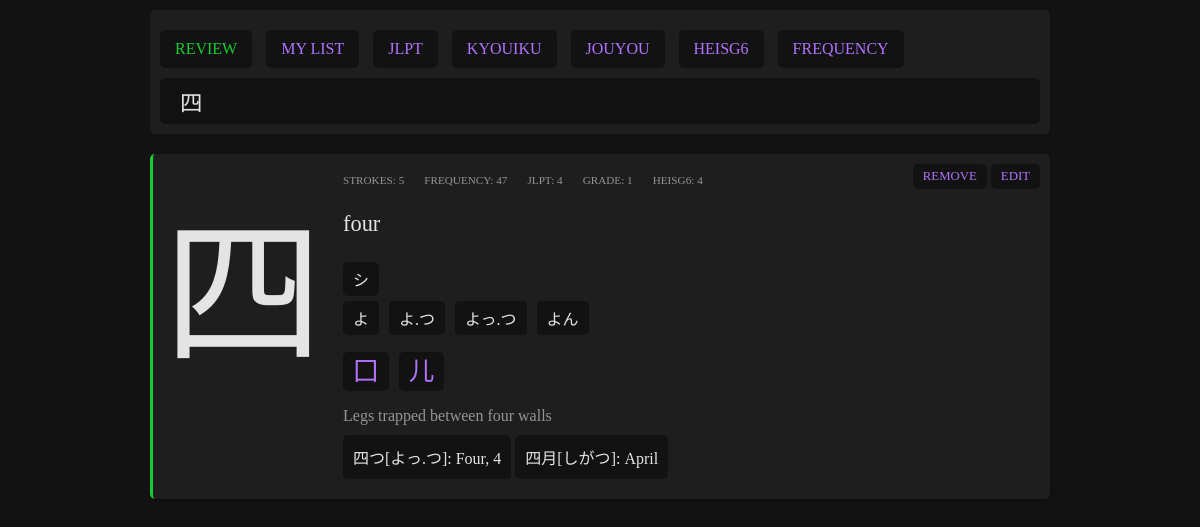
/index.php?query=四, run on the app's committed database.
### tables this page shows
CREATE TABLE "kanjis" (
	"literal"	TEXT NOT NULL UNIQUE,
	"meanings"	TEXT NOT NULL,
	"onReadings"	TEXT,
	"kunReadings"	TEXT,
	"strokes"	INTEGER,
	"frequency"	INTEGER,
	"jlpt"	INTEGER,
	"grade"	INTEGER,
	"heisg6"	INTEGER,
	"components"	TEXT,
	"other_forms"	TEXT,
	PRIMARY KEY("literal")
);

CREATE TABLE "words" (
	"word"	TEXT,
	"hiragana"	TEXT,
	"meaning"	TEXT
);

### helper.php (called while the page is built, shortened)
<?php
function itHasKanji($str) {
    return preg_match('/[\p{Han}]+/u', $str) > 0;
}
function obtainKanjis($str) {
    preg_match_all('/[p\p{Han}]/u', $str, $matches);
    return $matches;
}

### index.php (the view, shortened to what this page needs)
<?php require 'helper.php'; ?>
<?php
$myPDO = new PDO('sqlite:data/kanjis.db');
$entries = [];
if(isset($_GET['query'])) {
    if(empty($_GET['query'])) {
        $error = "Don't leave the search empty.";
    } else {
        if(itHasJapanese($_GET['query'])) {
            if(itHasKanji($_GET['query'])) {
                $kanjis = obtainKanjis($_GET['query'])[0];
                $str = '';
                foreach($kanjis as $kanji) {
                    $str .= " kanjis.literal = ?";
                }
                $sql = "SELECT kanjis.*, kanjis_study.story, kanjis_study.score, kanjis_study.added FROM kanjis LEFT JOIN kanjis_study ON kanjis.literal = kanjis_study.literal WHERE " . $str;
                $stmt = $myPDO->prepare($sql);
                $results = $stmt->execute($kanjis);
            }
            $entries = $stmt->fetchAll();
        }
    }
}
?>
<?php require './parts/header.php'; ?>
<?php if(!empty($error)): ?>
     <div class="error">
        <?php echo $error;?>
    </div>
<?php elseif(isset($_GET['query'])) :?>
    <?php if(!$entries): ?>
        <div class="card empty">
            No results.
        </div>
    <?php else: ?>
        <?php foreach($entries as $entry): ?>
        <div class="card <?php if($entry['added'] == 1) echo ' added'; ?>">
            <div class="left">
                <div class="kanji"><?php echo $entry['literal']; ?></div>
            </div>
            <div class="right">
                <div class="meta">
                    <div class="item">
                        <span class="ref">strokes</span>
                        <span class="number"><?php echo $entry['strokes']; ?></span>
                    </div>
                    <?php if(!empty($entry['frequency'])): ?>
                    <div class="item">
                        <span class="ref">frequency</span>
                        <span class="number"><?php echo $entry['frequency']; ?></span>
                    </div>
                    <?php endif; ?>
                    <?php if(!empty($entry['jlpt'])): ?>
                    <div class="item">
                        <span class="ref">jlpt</span>
                        <span class="number"><?php echo $entry['jlpt']; ?></span>
                    </div>
                    <?php endif; ?>
                    <?php if(!empty($entry['grade'])): ?>
                    <div class="item">
                        <span class="ref">grade</span>
                        <span class="number">
                        <?php
                            if($entry['grade'] <= 6) {
                                echo $entry['grade'];
                            } elseif($entry['grade'] == 8) {
                                echo "HighSchool(Jouyou)";
                            } elseif($entry['grade'] == 9) {
                                echo "Jinmeiyou(Names)";
                            } else {
                                echo "Jinmeiyou(Names extra)";
                            }
                        ?>
                        </span>
                    </div>
                    <?php endif; ?>
                    <?php if(!empty($entry['heisg6'])): ?>
                    <div class="item">
                        <span class="ref">heisg6</span>
                        <span class="number"><?php echo $entry['heisg6']; ?></span>
                    </div>
                    <?php endif; ?>
                </div>
                <div class="meanings">
                    <?php echo str_replace(";", ", ", $entry['meanings']); ?>
                </div>
                <?php
                    if(!empty($entry['onReadings'])) {
                        echo '<div class="readings">';
                        $onReadingsArray = explode(";", $entry['onReadings']);
                        foreach($onReadingsArray as $onReading) {
                            echo '<div class="reading">'.$onReading.'</div>';
                        }
                        echo '</div>';
                    }
                ?>
                <?php
                    if(!empty($entry['kunReadings'])) {
                        echo '<div class="readings">';
                        $kunReadingsArray = explode(";", $entry['kunReadings']);
                        foreach($kunReadingsArray as $kunReading) {
                            echo '<div class="reading">'.$kunReading.'</div>';
                        }
                        echo '</div>';
                    }
                ?>
                <?php
                    if(!empty($entry['components'])) {
                        echo '<div class="components">';
                        $componentsArray = explode(";", $entry['components']);
                        foreach($componentsArray as $component) {
                            echo '<div class="component"><a href="index.php?query='.$component.'">'.$component.'</a></div>';
                        }
                        echo '</div>';
                    }
                ?>
                <?php if(!empty($entry['story'])): ?>
                <div class="story">
                        <?php
                            $pattern = '/#(.+)#/';
                            echo preg_replace($pattern, '<a href="index.php?query=$1">$1</a>',$entry['story']);
                        ?>
                </div>
                <?php endif; ?>
                <?php
                    $sql = "SELECT * FROM words WHERE word LIKE ?";
                    $stmt = $myPDO->prepare($sql);
                    $stmt->execute(['%'.$entry['literal'].'%']);
                    $words = $stmt->fetchAll();
                ?>
                <?php if(!empty($words)): ?>
                <div class="words">
                    <?php foreach($words as $word): ?>
                    <div class="word">
                        <?php echo $word['word']; ?>[<?php echo $word['hiragana']; ?>]: <?php echo $word['meaning']; ?>
                    </div>
                    <?php endforeach; ?>
                </div>
                <?php endif; ?>
            </div>
            <div class="action">
                <?php if($entry['added'] == '' || $entry['added'] == 0): ?>
                    <form action="actions/add_kanji_to_study.php" method="POST">
                        <input type="hidden" name="literal" value="<?php echo $entry['literal'];?>">
                        <input type="hidden" name="query" value="<?php echo $_GET['query']; ?>">
                        <button type="submit">add</button>
                    </form>
                <?php else: ?>
                    <form action="actions/remove_kanji_from_study.php" method="POST">
                        <button type="submit">remove</button>
                    </form>
                <?php endif; ?>
                <button class="edit-toggle" data-toggle="edit#<?php echo $entry['literal'];?>">edit</button>
            </div>
        </div>
        <?php endforeach; ?>
    <?php endif;?>
<?php endif;?>
<?php require './parts/footer.php'; ?>

### parts/header.php (shortened to what this page needs)
<!DOCTYPE html>
<html lang="en">
<head>
    <link rel="stylesheet" href="data/style.css">
</head>
<body>
<div class="content">
    <div class="header">
        <div class="header-actions">
            <form action="actions/review.php" method="POST">
                <button type="submit" class="review">REVIEW</button>
            </form>
            <a href="list.php?list=my_list"<?php if(isset($_GET['list']) && $_GET['list'] == 'my_list') echo ' class="selected"';?>>MY LIST</a>
            <a href="list.php?list=jlpt"<?php if(isset($_GET['list']) && $_GET['list'] == 'jlpt') echo ' class="selected"';?>>JLPT</a>
            <a href="list.php?list=kyouiku"<?php if(isset($_GET['list']) && $_GET['list'] == 'kyouiku') echo ' class="selected"';?> title="Elementary School">KYOUIKU</a>
            <a href="list.php?list=jouyou"<?php if(isset($_GET['list']) && $_GET['list'] == 'jouyou') echo ' class="selected"';?>>JOUYOU</a>
            <a href="list.php?list=heisg6"<?php if(isset($_GET['list']) && $_GET['list'] == 'heisg6') echo ' class="selected"';?>>HEISG6</a>
            <a href="list.php?list=frequency"<?php if(isset($_GET['list']) && $_GET['list'] == 'frequency') echo ' class="selected"';?>>FREQUENCY</a>
        </div>
        <div class="header-form">
            <form action="index.php" method="GET">
                <input type="search" placeholder="Search by literal, readings or meanings" name="query" value="<?php if(isset($_GET['query'])) echo $_GET['query'];?>">
            </form>
        </div>
    </div>

### parts/footer.php (shortened to what this page needs)
</div>
</body>
</html>

### data/style.css (style rules this page uses)
body { background:#121212; color:#e4e4e4; font-family: "NotoSansJP"; }
* { box-sizing: border-box; }
.content { max-width: 900px; margin: 10px auto; }
.card, .header, .list { position:relative; background:#1e1e1e; display:flex; border-radius: 5px; box-shadow: 1px 2px 1px rgba(0, 0, 0, 0.1); margin-bottom:20px; }
.card.added { border-left:3px solid #16cc2e; }
.header { padding:10px; }
.card .right { display: flex; flex-direction: column; flex-grow: 2; align-items: flex-start; padding:10px; }
.card .left .kanji { font-family:"NotoSansJP"; font-size:120pt; padding:10px; }
.card .right .meta, .card .right .components { display:flex; flex-wrap: wrap; flex-direction: row; justify-items: center; padding:10px 0; }
.card .right .readings { display:flex; flex-wrap: wrap; flex-direction: row; justify-items: center; }
.card .right .story { padding:10px 0; color:#959595; }
.card .right .meta .item { margin:0 20px 0 0; color:#959595; font-size: 0.7em; text-transform: uppercase; }
.card .right .meta .item .ref::after { content:': '; }
.card .right .meanings { font-size: 1.4em; margin:15px 0 25px 0; }
.card .right .readings .reading, .card .right .components .component a { background-color:#121212; margin:0 10px 5px 0; padding:5px 10px; border-radius: 5px; font-family: "NotoSansJP"; }
.card .right .component { font-size: 1.6em; }
.card .action { position: absolute; top:10px; right:10px; }
.card .action form { display:inline-block; }
button { cursor:pointer; background-color:#121212; padding:5px 10px; border-radius: 5px; font-family: "NotoSansJP"; text-transform: uppercase; font-size: 0.8em; border:none; }
.header input { background-color:#121212; padding:10px 20px; border-radius: 5px; font-family: "NotoSansJP"; color:#e4e4e4; border:none; width:100%; font-size: 1.4em; }
.header form { width:100%; }
a, button { text-decoration: none; color:#b173fd; }
.header { display: flex; flex-direction: column; }
.header a, .header button { background:#121212; padding:10px 15px; margin:10px 10px 10px 0; display:inline-block; border-radius: 5px; font-size:1em; }
.header form { display:inline; }
.review { color:#16cc2e; }
.words .word { border-radius: 5px; padding:10px; background:#121212; margin-bottom:10px; display: inline-block; }

### data on the page
kanjis: literal "四", strokes "5", frequency "47", jlpt "4", grade "1", heisg6 "4", meanings "four", onReadings "シ", kunReadings "よ", kunReadings "よ.つ", kunReadings "よっ.つ", kunReadings "よん", components "囗", components "儿", story "Legs trapped between four walls"
words: word "四つ", hiragana "よっ.つ", meaning "Four, 4"
words: word "四月", hiragana "しがつ", meaning "April"
